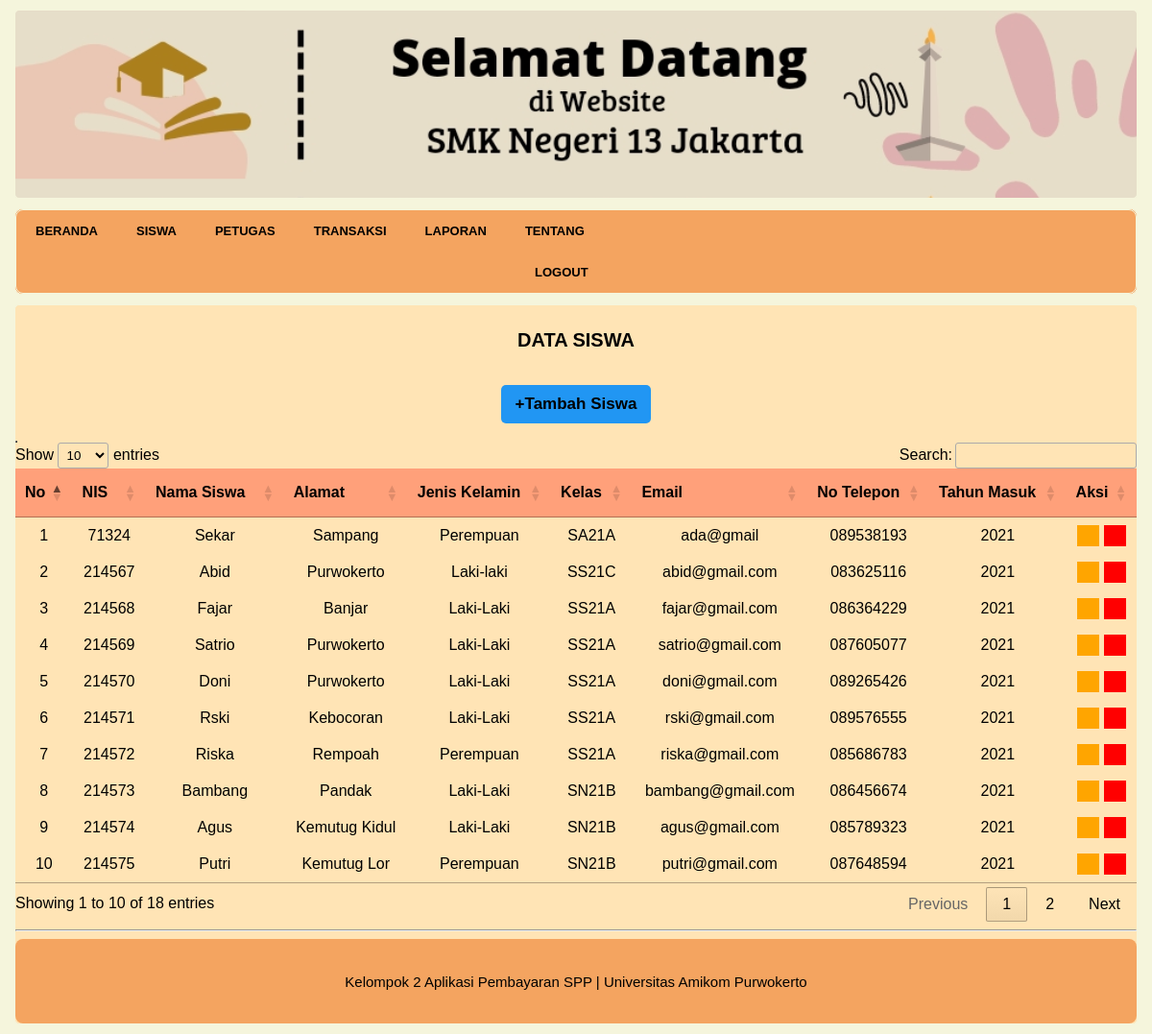
Screenshot of /home.php?page=siswa (signed in) with the database file from the repository.
### tables this page shows
CREATE TABLE `tbsiswa` (
  `nis` int(30) NOT NULL,
  `nama_siswa` varchar(35) NOT NULL,
  `alamat` varchar(30) NOT NULL,
  `jenis_kelamin` varchar(30) NOT NULL,
  `kelas` varchar(20) NOT NULL,
  `email` varchar(35) NOT NULL,
  `no_tlp` varchar(15) NOT NULL,
  `tahun_masuk` year(4) NOT NULL
);

### tampilsiswa.php (the view, shortened to what this page needs)
<!DOCTYPE html>
<html>
<head>
	<link rel="stylesheet" type="text/css" media="screen" href="https://cdn.datatables.net/1.10.19/css/jquery.dataTables.min.css">
	<link rel="stylesheet" type="text/css" href="style.css">
	<link rel="stylesheet" type="text/css" href="css/util.css">
</head>
<body>
	<div class="judul p-t-20">
		<h2>DATA SISWA</h2>
	</div>
	<br/>
	<a href="tambahsiswa.php" class="btn-tambah">+Tambah Siswa</a>
	<br/>
	<br/>
	<table border="1">
<table id="tabel-data">
    <thead>
		<tr>
			<th>No</th>
			<th>NIS</th>
			<th>Nama Siswa</th>
			<th>Alamat</th>
			<th>Jenis Kelamin</th>
			<th>Kelas</th>
			<th>Email</th>
			<th>No Telepon</th>
			<th>Tahun Masuk</th>
			<th>Aksi</th>
		</tr>
	</thead>
	<tbody>
		<?php
		include 'koneksi.php';
		$no = 1;
		$data = mysqli_query($koneksi,"select * from tbsiswa order by nis");
		while($d = mysqli_fetch_array($data)){
			?>
			<tr>
				<td><?php echo $no++; ?></td>
				<td><?php echo $d['nis']; ?></td>
				<td><?php echo $d['nama_siswa']; ?></td>
				<td><?php echo $d['alamat']; ?></td>
				<td><?php echo $d['jenis_kelamin']; ?></td>
				<td><?php echo $d['kelas']; ?></td>
				<td><?php echo $d['email']; ?></td>
				<td><?php echo $d['no_tlp']; ?></td>
				<td><?php echo $d['tahun_masuk']; ?></td>
				<td>
					<a href="editsiswa.php?nis=<?php echo $d['nis']; ?>"><input type="button" class="btn-edit"></a>
					<a href="hapussiswa.php?nis=<?php echo $d['nis']; ?>" onClick="return confirm('Yakin hapus data tersebut ??')";><input type="button" class="btn-delete"></a>
				</td>
			</tr>
			<?php
		}
	?>
	</tbody>
	</table>
	<hr style="clear: both">
	<div class="halaman-02">
	    <p class="halaman-03"> Kelompok 2 Aplikasi Pembayaran SPP | Universitas Amikom Purwokerto</p>
	</div>
</body>
</html>

### style.css (style rules this page uses)
body { background-color: #F5F5DC; font-size: 16px; color: #000000; font-family: sans-serif; margin-left: 15px; margin-right: 15px; }
th { background-color: #FFA07A; height: 30px; }
h2 { margin-top: 5px; text-align: center; font-size: 20px; }
div.halaman-02 { text-align: justify; padding: 20px 15px; background-color: #F4A460; color: black; border-radius: 8px; }
.halaman-03 { font-size: 15px; text-align: center; }
.btn-delete { border: 1px solid #FF0000; background: #FF0000 url('images/hapus.png') no-repeat 5px 4px; height: 22px; padding-left: 15px; padding-top: 5px; }
.btn-edit { border: 1px solid #FFA500; background: #FFA500 url('images/edit.png') no-repeat 5px 4px; height: 22px; padding-left: 15px; padding-top: 5px; }

### tampilsiswa.php (style rules this page uses)
.btn-tambah:link, .btn-tambah:visited { background-color: #2196F3; color: black; padding: 10px 15px; text-align: left; text-decoration: none; display: inline-block; font-size: 17px; font-weight: bold; border-radius: 5px; }

### rows the page displays
tbsiswa: nis "71324", nama_siswa "Sekar", alamat "Sampang", jenis_kelamin "Perempuan", kelas "SA21A", email "ada@gmail", no_tlp "089538193", tahun_masuk "2021"
tbsiswa: nis "214567", nama_siswa "Abid", alamat "Purwokerto", jenis_kelamin "Laki-laki", kelas "SS21C", email "abid@gmail.com", no_tlp "083625116", tahun_masuk "2021"
tbsiswa: nis "214568", nama_siswa "Fajar", alamat "Banjar", jenis_kelamin "Laki-Laki", kelas "SS21A", email "fajar@gmail.com", no_tlp "086364229", tahun_masuk "2021"
tbsiswa: nis "214569", nama_siswa "Satrio", alamat "Purwokerto", jenis_kelamin "Laki-Laki", kelas "SS21A", email "satrio@gmail.com", no_tlp "087605077", tahun_masuk "2021"
tbsiswa: nis "214570", nama_siswa "Doni", alamat "Purwokerto", jenis_kelamin "Laki-Laki", kelas "SS21A", email "doni@gmail.com", no_tlp "089265426", tahun_masuk "2021"
tbsiswa: nis "214571", nama_siswa "Rski", alamat "Kebocoran", jenis_kelamin "Laki-Laki", kelas "SS21A", email "rski@gmail.com", no_tlp "089576555", tahun_masuk "2021"
tbsiswa: nis "214572", nama_siswa "Riska", alamat "Rempoah", jenis_kelamin "Perempuan", kelas "SS21A", email "riska@gmail.com", no_tlp "085686783", tahun_masuk "2021"
tbsiswa: nis "214573", nama_siswa "Bambang", alamat "Pandak", jenis_kelamin "Laki-Laki", kelas "SN21B", email "bambang@gmail.com", no_tlp "086456674", tahun_masuk "2021"
tbsiswa: nis "214574", nama_siswa "Agus", alamat "Kemutug Kidul", jenis_kelamin "Laki-Laki", kelas "SN21B", email "agus@gmail.com", no_tlp "085789323", tahun_masuk "2021"
tbsiswa: nis "214575", nama_siswa "Putri", alamat "Kemutug Lor", jenis_kelamin "Perempuan", kelas "SN21B", email "putri@gmail.com", no_tlp "087648594", tahun_masuk "2021"
